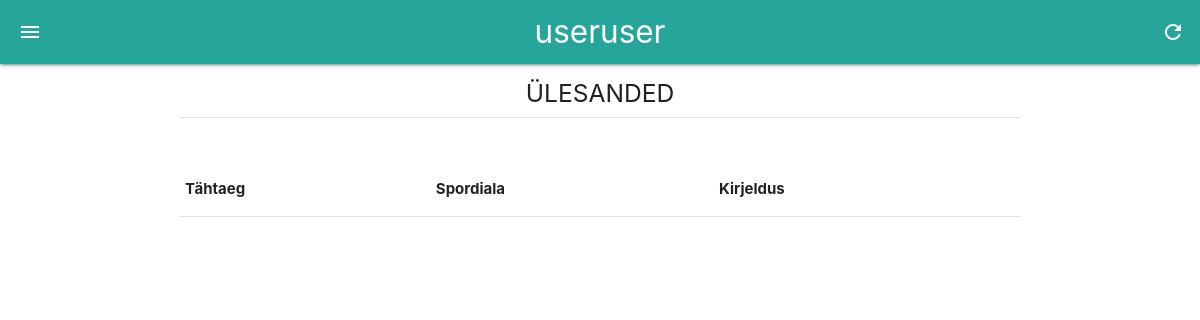
/tasks (signed in), run on an earlier commit of the app's database.
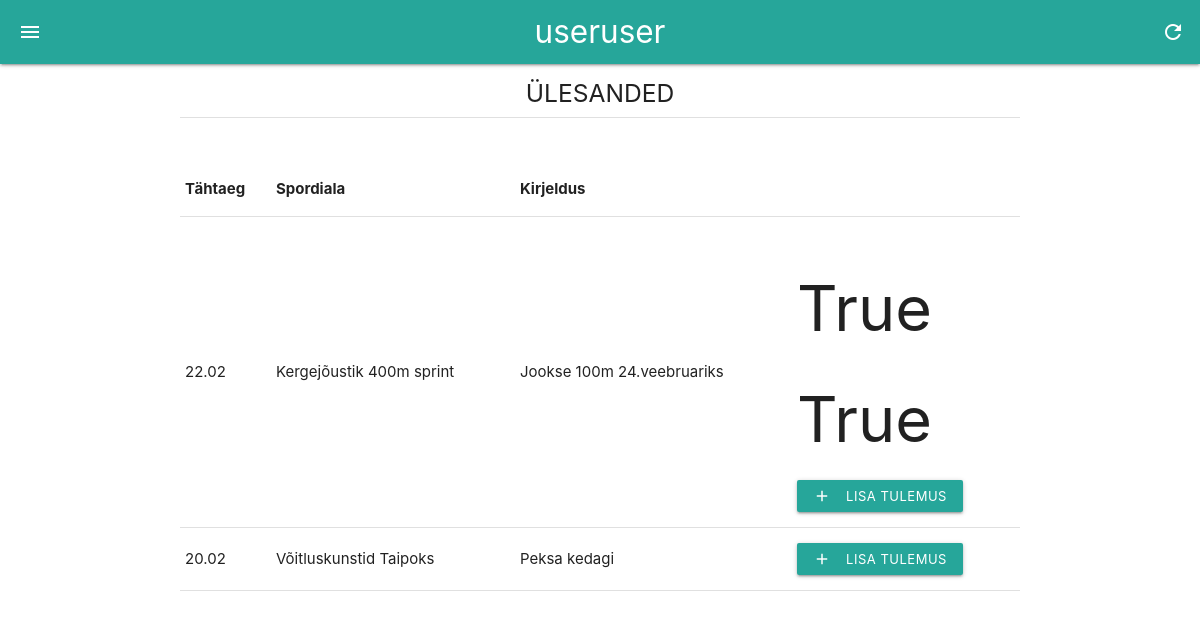
And on a later commit of the database.
### main.py (models this page shows, shortened)
class User(UserMixin, db.Model):
    id = db.Column(db.Integer, primary_key=True)
    first_name = db.Column(db.String(30))
    last_name = db.Column(db.String(20))
    email = db.Column(db.String(64), unique=True)
    password = db.Column(db.String(80))
    klass_id = db.Column(db.Integer, db.ForeignKey('klass.id'))
    isikukood = db.Column(db.String(11))
    active = db.Column(db.Boolean())
    confirmed_at = db.Column(db.DateTime())
    logs = db.relationship('Log', backref=db.backref('user', lazy=True))
    trainings = db.relationship('Training', backref=db.backref('user', lazy=True))
    roles = db.relationship('Role', secondary=roles_users, backref=db.backref('user', lazy='dynamic'))

class Task(db.Model):
    id = db.Column(db.Integer, primary_key=True)
    klass_id = db.Column(db.Integer, db.ForeignKey('klass.id'))
    sport_id = db.Column(db.Integer, db.ForeignKey('sport.id'))
    description = db.Column(db.String(255))
    time_tasked = db.Column(db.DateTime())
    deadline = db.Column(db.DateTime())
    logs = db.relationship('Log', backref=db.backref('task', lazy=True))

class Sport(db.Model):
    id = db.Column(db.Integer, primary_key=True)
    sport = db.Column(db.String(40), nullable=False)
    type = db.Column(db.String(40), nullable=False)
    logs = db.relationship('Log', backref=db.backref('sport', lazy=True))
    trainings = db.relationship('Training', backref=db.backref('sport', lazy=True))
    tasks = db.relationship('Task', backref=db.backref('sport', lazy=True))
    def __repr__(self):
        return self.sport + ' ' + self.type

class Log(db.Model):
    id = db.Column(db.Integer, primary_key=True)
    user_id = db.Column(db.Integer, db.ForeignKey('user.id'), nullable=False)
    result = db.Column(db.String(20), nullable=False)
    sport_id = db.Column(db.Integer, db.ForeignKey('sport.id'), nullable=False)
    time_posted = db.Column(db.DateTime())
    task_id = db.Column(db.Integer, db.ForeignKey('task.id'))
    comments = db.Column(db.String(255))

### main.py (the view)
@app.route("/tasks", methods=['POST','GET'])
def tasks():
    if not current_user.klass or not current_user.isikukood:
        return redirect(url_for('seaded'))
    task_list = Task.query.filter_by(klass_id=current_user.klass_id).order_by(desc(Task.deadline))
    q = Log.query.filter_by(user_id=current_user.id).all()
    return render_template('tasks.html', task_list = task_list, q = q)

### templates/tasks.html (shortened to what this page needs)
{% extends "main.html" %}
{% from "_traininghelpers.html" import task_field %}
{% block body %}
  <h5 class="center-align">ÜLESANDED</h5>
  <div class="divider"></div>
  <br>
  <br>
  <table class="table">
    <thead>
      <tr>
        <th scope="col">Tähtaeg</th>
        <th scope="col">Spordiala</th>
        <th scope="col">Kirjeldus</th>
        <th scope="col"></th>
      </tr>
    <tbody>
      {% for task in task_list %}
        <tr>
          <td scope="row">{{ task.deadline.strftime('%d.%m') }}</td>
          <td>{{ task.sport }}</td>
          <td>{{ task.description }}</td>
          <td>
            {% for i in q %}
              {% if i.task_id == task.id %}
                {% set done = true %}
                <h1>{{ done }}</h1>
              {% endif %}
            {% endfor %}
            {% if done|string == 'true' %}
              <a href="#" class="btn-small" disabled>
              <i class="material-icons left hide-on-small-only">check_box</i>
              <i class="material-icons hide-on-med-and-up">check_box</i>
              <span class="hide-on-small-only">Sooritatud</span>
              </a>
            {% else %}
              <a href="/uus_tulemus/{{ task.id }}/{{ task.sport_id }}" class="btn-small">
              <i class="material-icons left hide-on-small-only">add</i>
              <span class="hide-on-small-only">Lisa Tulemus</span>
              </a>
            {% endif %}
        </td>
        </tr>
      {% endfor%}
    </tbody>
  </table>
{% endblock %}

### templates/main.html (shortened to what this page needs)
<!DOCTYPE html>
<html lang="en">
  <head>
    <link type="text/css" rel="stylesheet" href="{{ url_for('static',filename='css/materialize.css') }}"  media="screen,projection"/>
    <link href="{{ url_for('static',filename='css/style.css') }}" rel="stylesheet" type="text/css">
  </head>
  <body>
    <div class="wrapper">
      <div class="navbar-fixed">
        <nav class="teal lighten-1">
          <div class="nav-wrapper ">
            <a href="{{ url_for('home') }}" class="brand-logo center">
              {% if current_user.first_name %}
                {{ current_user.first_name }}
                {{ current_user.last_name }}
              {% else %}
                {{ current_user.email }}
              {% endif %}
            </a>
            <a href="#" data-target="slide-out" class="sidenav-trigger"><i class="material-icons">menu</i></a>
            <ul class="right">
              <li><a href="#" onClick="location.href=location.href"><i class="material-icons">refresh</i></a></li>
            </ul>
          </div>
        </nav>
      </div>
      <div class="container">
        {% block body %}{% endblock %}
      </div>
    </div>
  </body>
</html>

What changed in the data, as far as the page shows it:
now on this page (row unchanged): Task: deadline "22.02", sport "Kergejõustik 400m sprint", description "Jookse 100m 24.veebruariks"
added Log: done "True"
added Log: done "True"
added Task: deadline "20.02", sport "Võitluskunstid Taipoks", description "Peksa kedagi"
